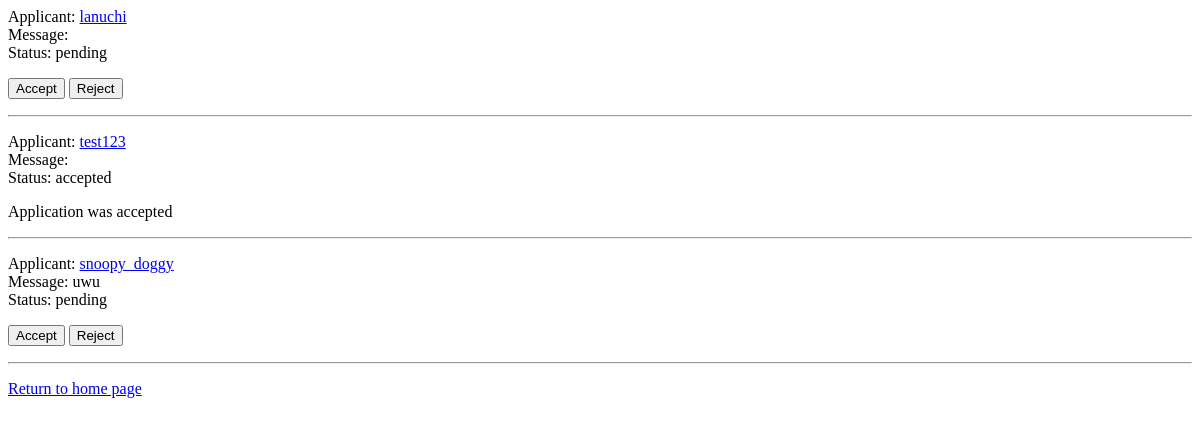
The page /users/job/1/applicants (signed in) on the database as committed earlier.
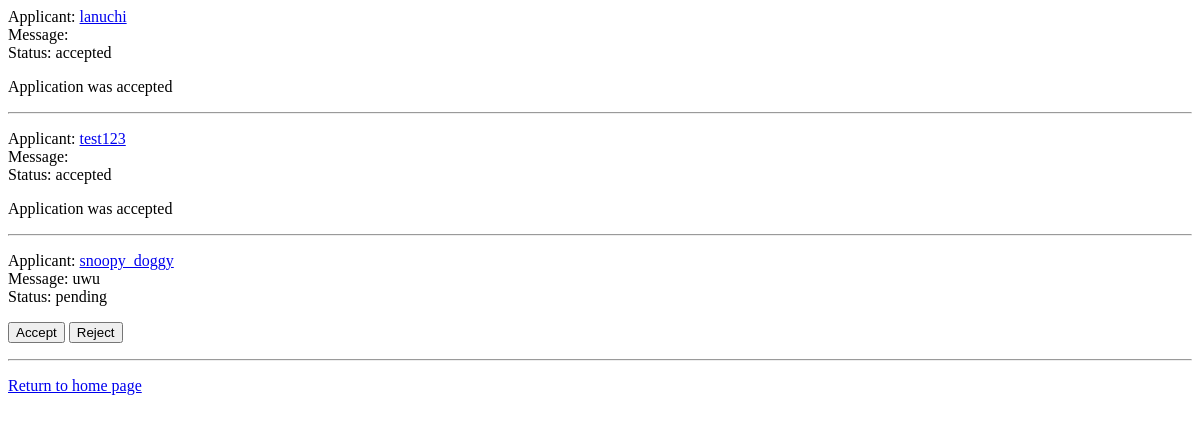
The same page on the database as committed later.
### users/models.py (models this page shows, shortened)
class JobApplication(models.Model):
    application_status = [
        ('pending', 'Pending'),
        ('accepted', 'Accepted'),
        ('rejected', 'Rejected'),
        ('withdrawn', 'Withdrawn'),
    ]
    job = models.ForeignKey(JobListing, on_delete=models.CASCADE, related_name='applications')
    applicant = models.ForeignKey(Profile, on_delete=models.CASCADE)
    message = models.TextField(blank=True, max_length=250)
    applied_at = models.DateTimeField(auto_now_add=True)
    status = models.CharField(max_length=10, choices=application_status, default='pending')

class Profile(models.Model):
    user = models.OneToOneField(User, on_delete=models.CASCADE)
    profile_name = models.CharField(max_length=30, unique=False, blank=True, null=False)
    profile_picture = models.ImageField(upload_to='profile_pics/', blank=True, null=True)
    location = models.TextField(blank=False)
    description = models.TextField(blank=True)
    avg_review_score = models.FloatField(default=0.0)
    skills = models.TextField(blank=True)
    resume = models.FileField(upload_to='resumes/', blank=True, null=True)

### users/views.py (the view, shortened to what this page needs)
# urls.py: path('job/<int:job_id>/applicants', views.job_applicants, name='job_applicants')
def job_applicants(request, job_id):
    job = get_object_or_404(JobListing, id=job_id)
    if request.user.profile.id != job.profile.id:
        messages.error(request, "You are not allowed to view this job's applicants.")
        return redirect('job_page')
    applications = JobApplication.objects.filter(job=job).order_by('-applied_at')
    return render(request, 'users/job_applicants.html', {
        'job': job,
        'applications': applications,
    })

### users/templates/users/job_applicants.html (shortened to what this page needs)
{% if applications %}
    {% for application in applications %}
        <p>
            Applicant: <a href="{% url 'profile_detail' application.applicant.id %}">{{ application.applicant.user.username }}</a><br>
            Message: {{ application.message }}<br>
            Status: {{ application.status }}
        </p>
        {% if application.status == 'pending' %}
            <form method="post">
                <button name="action" value="accepted">Accept</button>
                <button name="action" value="rejected">Reject</button>
            </form>
            <hr>
        {% else %}
            <p>Application was {{ application.status }}</p>
            <hr>
        {% endif %}
    {% endfor %}
{% else %}
    <p>No applicants yet.</p>
{% endif %}
<p><a href="/">Return to home page</a></p>

Rows that differ between the two databases and show on the page:
changed JobApplication "lanuchi": status "pending" → "accepted"; status (not shown) → "accepted"; status "Accept Reject" → "Application was"
